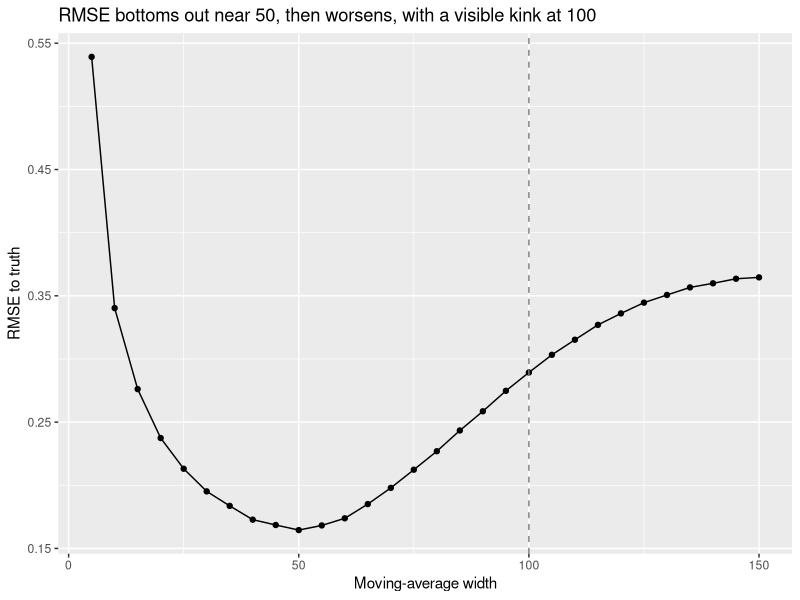
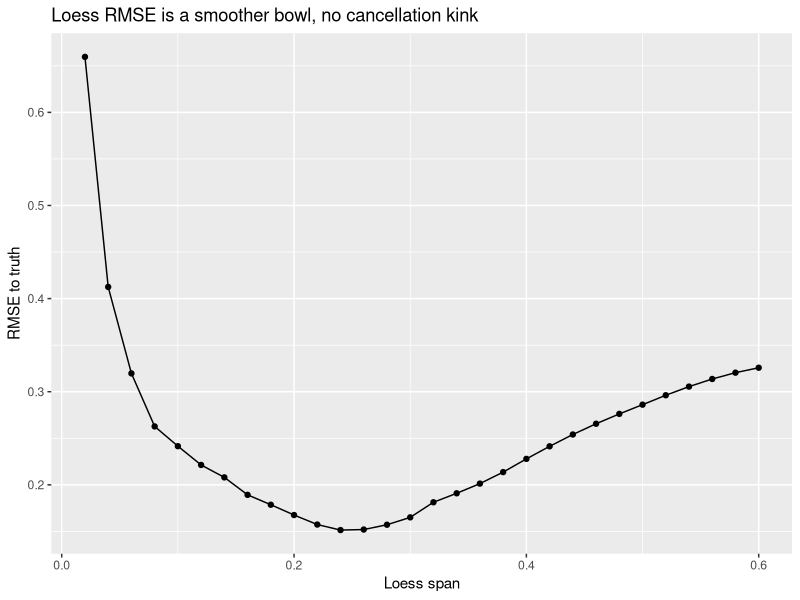

Generate these figures, in order, with R:
# Solutions for the Filtering and Smoothing chapter
# Instructor answer key. Not part of the book build (.R, ignored by Quarto).

library(tidyverse)
library(zoo)

# ---------------------------------------------------------------------------
# Exercise 1: Tune the window yourself
# ---------------------------------------------------------------------------
set.seed(872)
n <- 500
x <- 1:n
noise <- arima.sim(model = list(order = c(2, 0, 1), ar = c(0.7, -0.2), ma = -0.4), n = n)
truth <- 0.3 * sin(2 * pi / 100 * x) + 0.5 * sin(2 * pi / 200 * x)
y <- as.numeric(noise) + truth
rmse <- function(a, b) sqrt(mean((a - b)^2, na.rm = TRUE))

ma_widths <- seq(5, 150, by = 5)
ma_rmse <- map_dbl(ma_widths, ~ rmse(c(stats::filter(y, rep(1 / .x, .x), sides = 2)), truth))

ggplot(tibble(width = ma_widths, rmse = ma_rmse), aes(width, rmse)) +
  geom_line() + geom_point() +
  geom_vline(xintercept = 100, linetype = "dashed", color = "grey50") +
  labs(x = "Moving-average width", y = "RMSE to truth",
       title = "RMSE bottoms out near 50, then worsens, with a visible kink at 100")

cat("best MA width:", ma_widths[which.min(ma_rmse)], "\n")
# Best width lands around 50. RMSE climbs steadily past that, but there's a
# kink right at 100: a 100-point moving average is a box filter with a null
# at frequency 1/100, so it erases the planted 100-period cycle outright
# (see filt-null-demo in the chapter). That's not overfitting noise, it's the
# filter deleting signal because its width happens to match a period in the
# data. Any moving-average width that divides evenly into 100 or 200 pays
# some version of this penalty.

lo_spans <- seq(0.02, 0.6, by = 0.02)
lo_rmse <- map_dbl(lo_spans, ~ rmse(loess(y ~ x, span = .x)$fitted, truth))

ggplot(tibble(span = lo_spans, rmse = lo_rmse), aes(span, rmse)) +
  geom_line() + geom_point() +
  labs(x = "Loess span", y = "RMSE to truth",
       title = "Loess RMSE is a smoother bowl, no cancellation kink")

cat("best loess span:", lo_spans[which.min(lo_rmse)],
    "->", round(lo_spans[which.min(lo_rmse)] * n), "points\n")
# Loess has no equivalent cliff: it's a local weighted regression, not a flat
# box average, so there's no single width where it goes exactly deaf to a
# cycle. The bowl is shallower and the minimum less dramatic than the moving
# average's, which is itself a small case for preferring loess when you don't
# know your target period exactly.

# ---------------------------------------------------------------------------
# Exercise 2: Revisit the case of the poorly-launched sensors
# ---------------------------------------------------------------------------
tmp <- read_csv("data/tmp.csv", show_col_types = FALSE) |> mutate(DateTime = DateTime - 180)
rad <- read_csv("data/rad.csv", show_col_types = FALSE)

# Method 1: dplyr join onto the hourly radiation timestamps, then interpolate
# the now-sparse (every-other-hour) temperature onto every hour.
oneHourTmp <- right_join(tmp, rad, by = "DateTime") |>
  select(-rad) |>
  mutate(tmpInterp = na.spline(tmp))
head(oneHourTmp)
stopifnot(nrow(oneHourTmp) == nrow(rad), sum(is.na(oneHourTmp$tmpInterp)) == 0)

# Method 2: the same idea with zoo, which does the time-alignment for you.
tmpZoo <- zoo(tmp$tmp, tmp$DateTime)
radZoo <- zoo(rad$rad, rad$DateTime)
oneHourTmp2 <- merge.zoo(radZoo, tmpZoo)
oneHourTmp2$radZoo <- NULL
oneHourTmp2$tmpInterp <- na.spline(oneHourTmp2$tmpZoo)
head(oneHourTmp2)

# Both land in the same place: use the complete hourly radiation index as the
# target grid, then interpolate temperature (only ever every other hour) onto
# it. The dplyr route makes the join explicit; the zoo route makes the time
# alignment implicit but is less code. Either is a defensible answer as long
# as the student can say which timestamps came from where and why the
# interpolation is safe here (temperature doesn't jump abruptly hour to hour).
